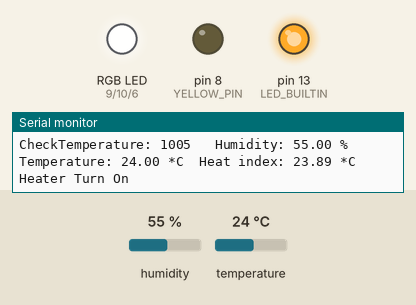
Simulated run of this sketch. Board: Arduino Uno, built with avr-gcc and run on an emulated ATmega328P. On the bench: an RGB LED mixed from three pins (HIGH = lit), output pins drawn as LEDs (lit = HIGH), the last lines printed to the serial monitor. Inputs (shaded band) come from the test bench; at power-on: temperature 24 °C, humidity 55 %.

Above: at 2.2 s.
2.3 s: temperature set to 24.7 °C
At 6.8 s:
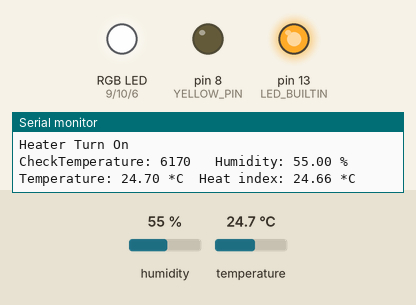
7.7 s: temperature set to 25.8 °C
At 12.0 s:
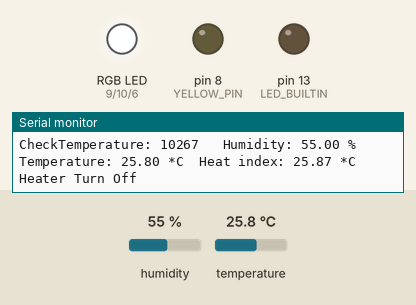
12.9 s: temperature set to 12 °C
At 16.3 s:
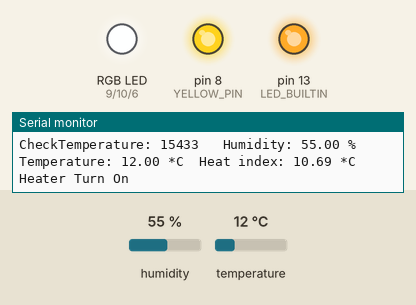
18.1 s: temperature set to 28 °C
At 21.4 s:
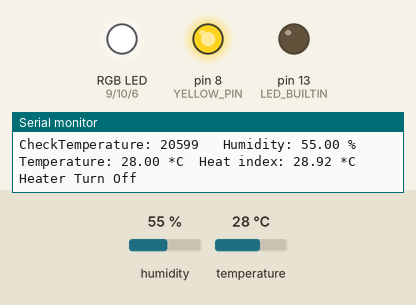
23.3 s: temperature set to 19 °C
At 27.3 s:
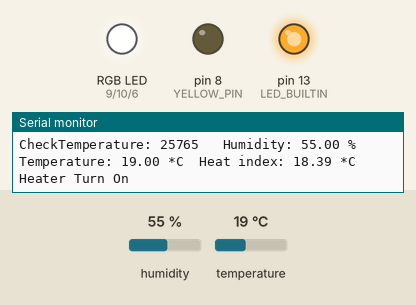
28.5 s: temperature set to 33 °C
At 32.5 s:
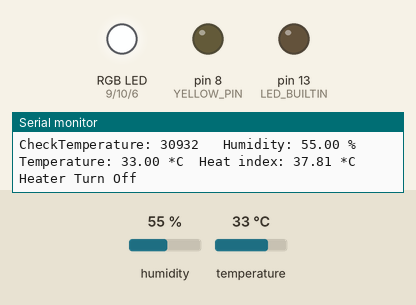
Timing chart, 0 to 34.0 s (numbered marks = the images above; inputs shaded):
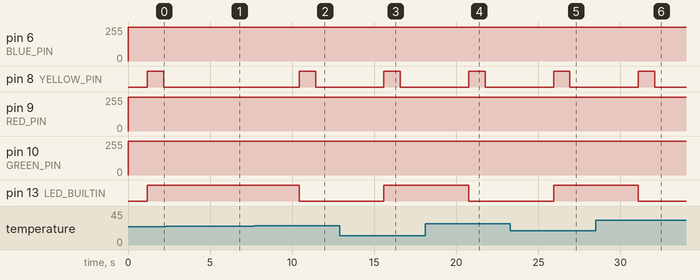

Measured:
- the behaviour switches between 25.2 and 25.3 °C on temperature (found by bisection; images 1 and 2)
- after the input at 2.3 s, pin 6 (BLUE_PIN): 254/255 → 255/255 after 4.0 s; pin 10 (GREEN_PIN): 255/255 → 254/255 after 4.0 s
- after the input at 7.7 s, pin 8 (YELLOW_PIN): LOW → HIGH after 2.7 s, → LOW 1.0 s later; pin 9 (RED_PIN): 255/255 → 254/255 after 3.7 s; pin 10 (GREEN_PIN): 254/255 → 255/255 after 3.7 s; pin 13 (LED_BUILTIN): HIGH → LOW after 2.7 s
- after the input at 12.9 s, pin 6 (BLUE_PIN): 255/255 → 254/255 after 3.7 s; pin 8 (YELLOW_PIN): LOW → HIGH after 2.7 s, → LOW 1.0 s later; pin 9 (RED_PIN): 254/255 → 255/255 after 3.7 s; pin 13 (LED_BUILTIN): LOW → HIGH after 2.7 s
- after the input at 18.1 s, pin 6 (BLUE_PIN): 254/255 → 255/255 after 3.7 s; pin 8 (YELLOW_PIN): LOW → HIGH after 2.7 s, → LOW 1.0 s later; pin 9 (RED_PIN): 255/255 → 254/255 after 3.7 s; pin 13 (LED_BUILTIN): HIGH → LOW after 2.7 s
- after the input at 23.3 s, pin 6 (BLUE_PIN): 255/255 → 254/255 after 3.6 s; pin 8 (YELLOW_PIN): LOW → HIGH after 2.6 s, → LOW 1.0 s later; pin 9 (RED_PIN): 254/255 → 255/255 after 3.6 s; pin 13 (LED_BUILTIN): LOW → HIGH after 2.6 s
- after the input at 28.5 s, pin 6 (BLUE_PIN): 254/255 → 255/255 after 3.6 s; pin 8 (YELLOW_PIN): LOW → HIGH after 2.6 s, → LOW 1.0 s later; pin 9 (RED_PIN): 255/255 → 254/255 after 3.6 s; pin 13 (LED_BUILTIN): HIGH → LOW after 2.6 s

The sketch:

Hiter.ino
```cpp
#include <IRremote.h>
#include "DHT.h"

const int DHT_PIN = 2;     // what digital pin we're connected to
const int IR_PIN = 3;
const int RED_PIN = 9;
const int GREEN_PIN = 10;
const int BLUE_PIN = 6;
const int YELLOW_PIN = 8;
const int LED_BRIGHT = 1;
const float HIGH_TEMPERATURE = 25.2f;
const float LOW_TEMPERATURE = 24.7f;
const unsigned long TEMPERATURE_CHECK_DURATION = 4L * 1000L;
bool isOnHeater = false;

DHT dht(DHT_PIN, DHT22);

IRsend irsend;

void analogLED(int r, int g, int b)
{
  analogWrite(RED_PIN, 255 - constrain(r, 0, 255));
  analogWrite(GREEN_PIN, 255 - constrain(g, 0, 255));
  analogWrite(BLUE_PIN, 255 - constrain(b, 0, 255));
}

void TurnOnHeater(bool isTurnOn)
{
  // 켜져 있는 데 키라고 하거나, 꺼져 있는데 끄라고 하면 무시
  if (isOnHeater == isTurnOn)
  {
    return;
  }

  Serial.print("Heater Turn ");
  Serial.println(isTurnOn ? "On" : "Off");
  Serial.println("");

  const int khz = 38; // 38kHz carrier frequency for the NEC protocol

  // 한일 온풍기 전원 On/Off
  unsigned int irOnOffSignal[] = {4250, 4200, 600, 550, 600, 550, 600, 550, 550, 600, 550, 550, 550, 1600, 500, 1600, 500, 1600, 500, 500, 500, 600, 550, 500, 500, 1600, 500, 1550, 500, 550, 600, 550, 500, 550, 550, 1550, 450, 1600, 500, 1550, 500, 600, 500, 550, 450, 1650, 550, 1550, 550, 1600, 600};
  irsend.sendRaw(irOnOffSignal, sizeof(irOnOffSignal) / sizeof(irOnOffSignal[0]), khz); // Note the approach used to automatically calculate the size of the array.

  isOnHeater = !isOnHeater;
  digitalWrite(LED_BUILTIN, isOnHeater ? HIGH : LOW);   // turn the LED on (HIGH is the voltage level)

  digitalWrite(YELLOW_PIN, HIGH);
  delay(1000);
  digitalWrite(YELLOW_PIN, LOW);
}

void CheckTemperature()
{
  // dht22 에서 온습도를 얻어온다.
  float temperature = dht.readTemperature(false);
  float humidity = dht.readHumidity();
  float heatIndex = dht.computeHeatIndex(temperature, humidity, false);

  Serial.print("CheckTemperature: ");
  Serial.print(millis());
  Serial.print(" \tHumidity: ");
  Serial.print(humidity);
  Serial.print(" %\t");
  Serial.print("Temperature: ");
  Serial.print(temperature);
  Serial.print(" *C\t");
  Serial.print("Heat index: ");
  Serial.print(heatIndex);
  Serial.println(" *C");
  Serial.println("");
  Serial.flush();

  if (isnan(temperature)) // 온습도기 에러 났을 때
  {
    analogLED(LED_BRIGHT, LED_BRIGHT, 0);
  }
  else if (temperature < LOW_TEMPERATURE) // 추울 때
  {
    TurnOnHeater(true);
    analogLED(0, 0, LED_BRIGHT);
  }
  else if (HIGH_TEMPERATURE < temperature)   // 더울 때
  {
    TurnOnHeater(false);
    analogLED(LED_BRIGHT, 0, 0);
  }
  else   // 적정
  {
    analogLED(0, LED_BRIGHT, 0);
  }
}

void setup() {
  // LED 핀 셋팅
  pinMode(RED_PIN, OUTPUT);
  pinMode(GREEN_PIN, OUTPUT);
  pinMode(BLUE_PIN, OUTPUT);
  pinMode(YELLOW_PIN, OUTPUT);
  pinMode(LED_BUILTIN, OUTPUT);

  analogLED(0, 0, 0);
  // put your setup code here, to run once:
  Serial.begin(9600);   // Status message will be sent to PC at 9600 baud
  Serial.println("< Start >");

delay(500);
  dht.begin();
delay(500);

}

void loop() {
  CheckTemperature();
  delay(TEMPERATURE_CHECK_DURATION);
}
```
